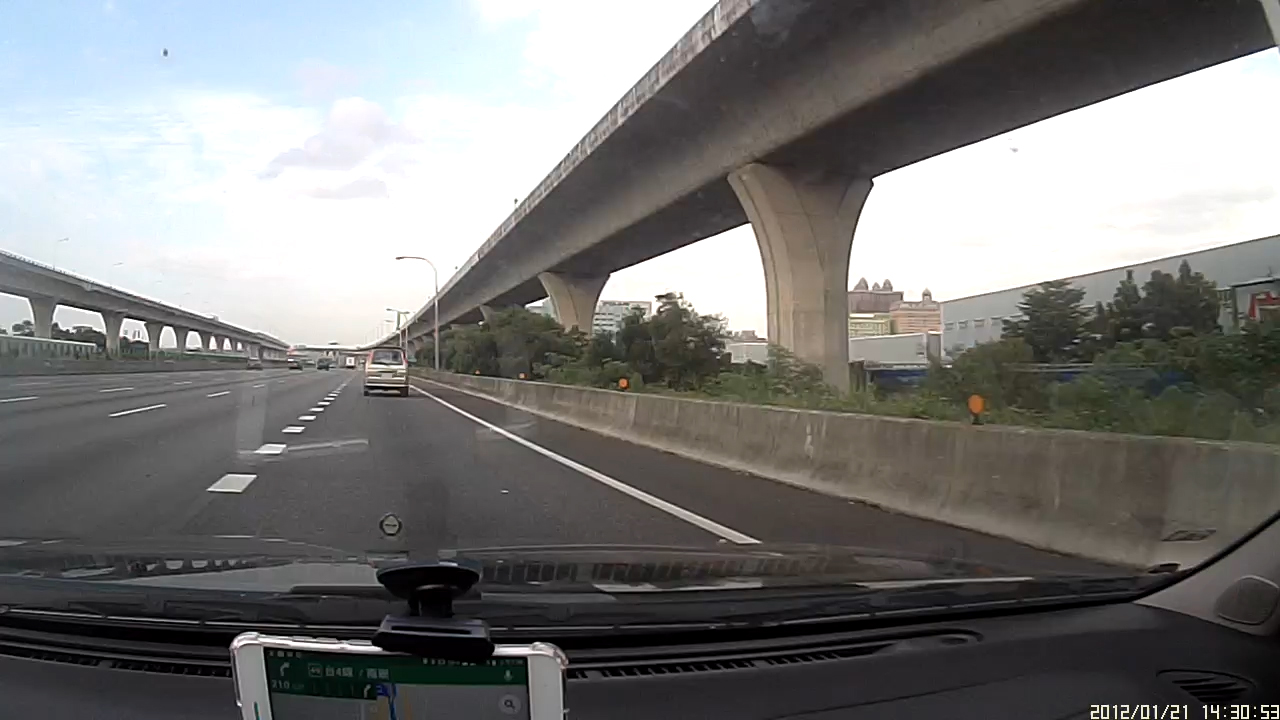
#> input picture _4.python/opencv/__new/road.jpg, 1280 x 720 px, found by its file name
$ python 11-5.py
#> lines starting #> are read from the running program, lines starting #| are printed output that depends on the picture; after the words box and inside, x2 and y2 are one past the last pixel; in counts of white or black regions, pixels touching at a corner belong together
### _4.python/__code/Python技術者們-實踐！帶你一步一腳印由初學到精通 (第2版)/ch11/autocar_module.py
import cv2
import numpy as np


def get_edge(img):
    gray = cv2.cvtColor(img, cv2.COLOR_BGR2GRAY)    # 灰階處理
    blur = cv2.GaussianBlur(gray, (13, 13), 0)        # 高斯模糊
    canny = cv2.Canny(blur, 50, 150)                # 邊緣偵測
    return canny


def get_roi(img):
    mask = np.zeros_like(img)          # 全黑遮罩
    points = np.array([[[146, 539],     # 建立多邊形座標
                        [781, 539],
                        [515, 417],
                        [296, 397]]])
    cv2.fillPoly(mask, points, 255)    # 多邊三角形
    roi = cv2.bitwise_and(img, mask)
    return roi


# [47 lines left out: functions draw_lines, get_avglines, get_sublines, not called in this run]

### _4.python/__code/Python技術者們-實踐！帶你一步一腳印由初學到精通 (第2版)/ch11/11-5.py
import cv2
import autocar_module as m
import numpy as np


def draw_lines(img, lines):             # 建立自訂函式
    for line in lines:
        points = line.reshape(4,)       # 降成一維 shape = (4,)
        x1, y1, x2, y2 = points         # 取出直線座標
        cv2.line(img,                   # 繪製直線
                 (x1, y1), (x2, y2),
                 (0, 0, 255), 3)
    return img                          # 回傳繪製直線後的影像


#------------------------------------------------------------------#
img = cv2.imread('road.jpg')           # 讀取圖片
#> img is the input picture: shape (720, 1280, 3); mean B, G, R 121.2, 122.3, 122.5
edge = m.get_edge(img)                 # 邊緣偵測
#> in get_edge, `blur = cv2.GaussianBlur(gray, (13, 13), 0)`:
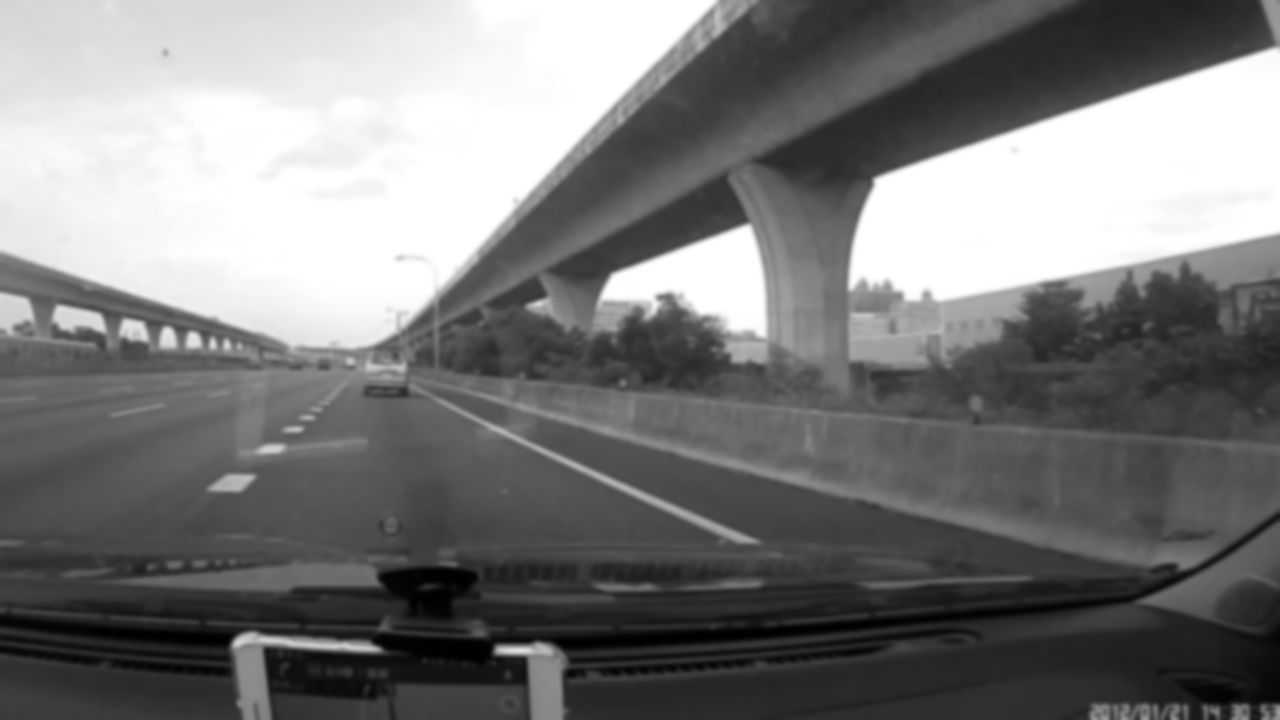
#> blur: shape (720, 1280); min 0, max 255, mean 122.3
#> in get_edge, `canny = cv2.Canny(blur, 50, 150)`:
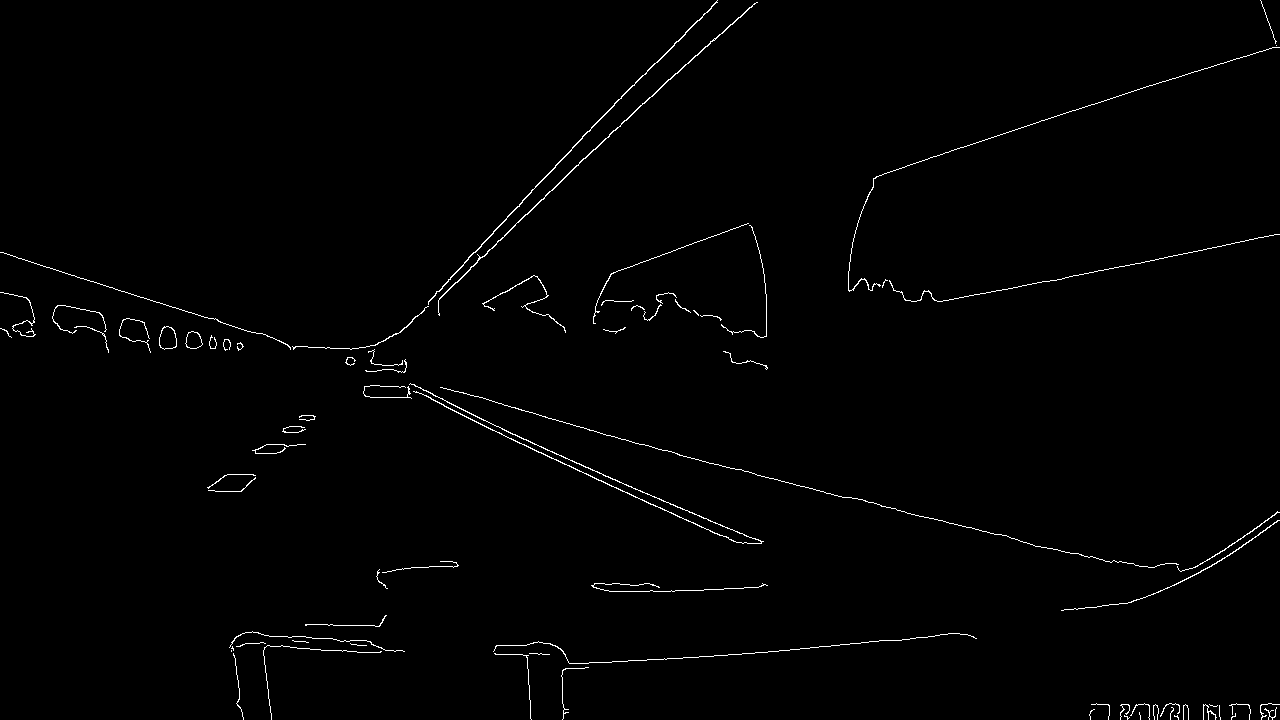
#> canny: shape (720, 1280); 1% white in thin lines or dots
roi = m.get_roi(edge)                  # 取得 ROI
#> in get_roi, `cv2.fillPoly(mask, points, 255)`:
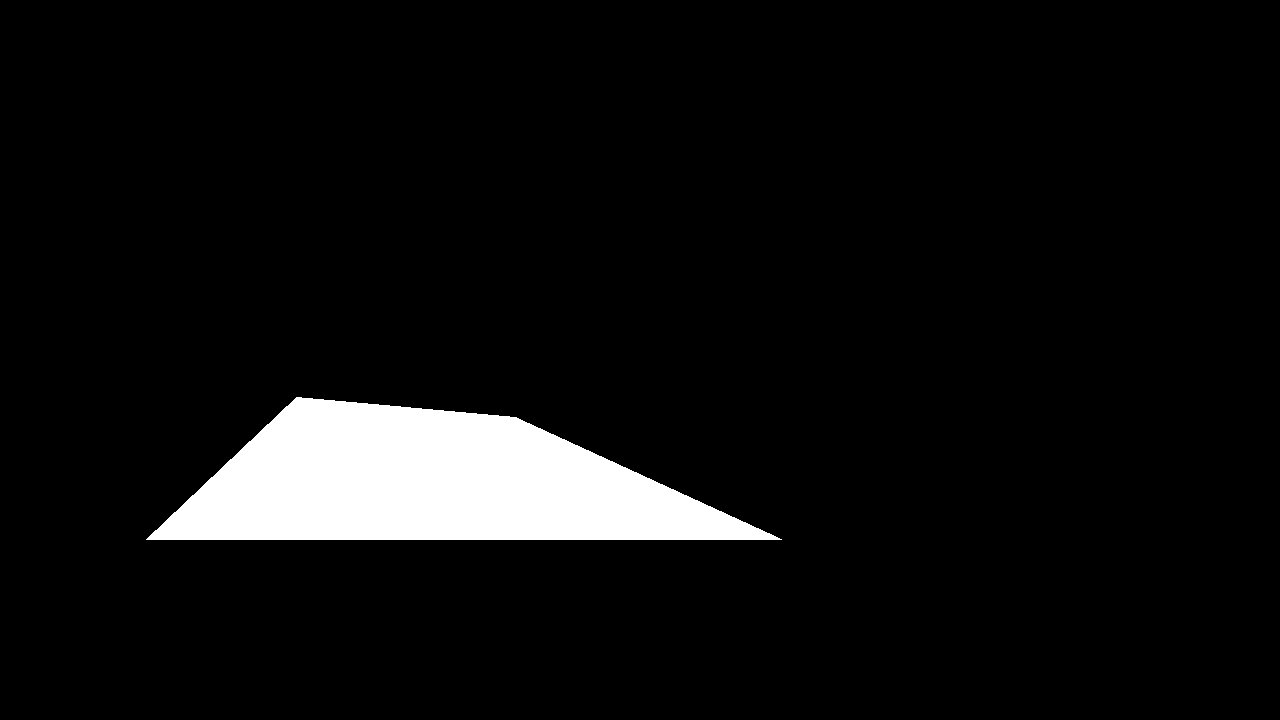
#> mask: shape (720, 1280); 6.1% white; 1 white region, box (x1, y1, x2, y2) and area: (146, 397, 782, 540) 56420
#> in get_roi, `roi = cv2.bitwise_and(img, mask)`:
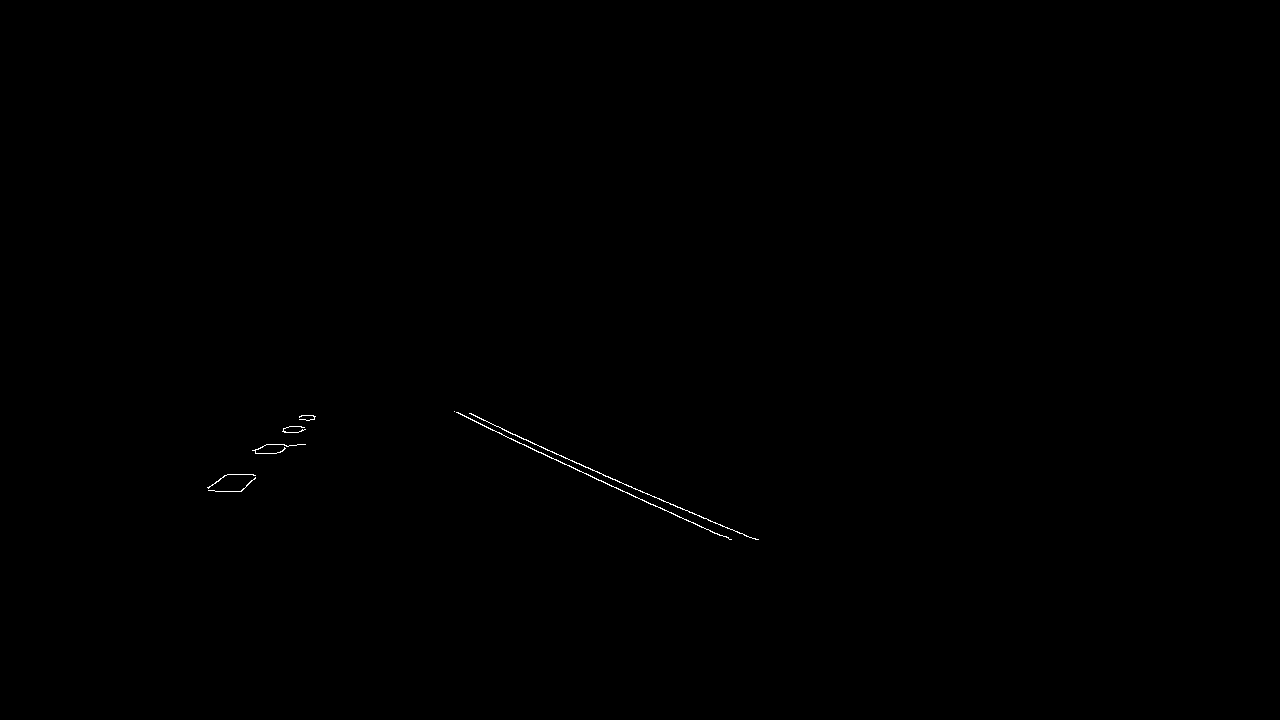
#> roi: shape (720, 1280); 0.12% white in thin lines or dots, all inside (x1, y1, x2, y2) = (207, 411, 759, 540)
lines = cv2.HoughLinesP(image=roi,     # Hough 轉換取得線段座標陣列
                        rho=3,
                        theta=np.pi/180,
                        threshold=60,
                        minLineLength=40,
                        maxLineGap=50)
#> lines = [[556, 454, 756, 539], [511, 439, 590, 475], [470, 413, 547, 450], [454, 411, 719, 535], [208, 488, 302, 415], [490, 429, 655, 506], [238, 491, 315, 416]]
print(lines)
#| [[[556 454 756 539]]
#|  [[511 439 590 475]]
#|  [[470 413 547 450]]
#|  [[454 411 719 535]]
#|  [[208 488 302 415]]
#|  [[490 429 655 506]]
#|  [[238 491 315 416]]]
if lines is not None:                   # 如果有找到線段
    img = draw_lines(img, lines)        # 在原圖繪製線段
#> the loop in draw_lines, `for line in lines:` made 7 passes
else:
    print('偵測不到直線線段')
cv2.imshow('Line', img)
cv2.waitKey(0)
cv2.destroyAllWindows()
